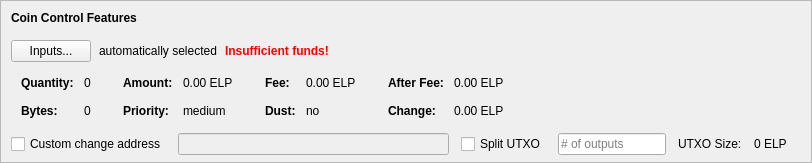
    <widget class="QFrame" name="frameCoinControl">
     <property name="sizePolicy">
      <sizepolicy hsizetype="Expanding" vsizetype="Expanding">
       <horstretch>0</horstretch>
       <verstretch>0</verstretch>
      </sizepolicy>
     </property>
     <property name="maximumSize">
      <size>
       <width>16777215</width>
       <height>16777215</height>
      </size>
     </property>
     <property name="frameShape">
      <enum>QFrame::StyledPanel</enum>
     </property>
     <property name="frameShadow">
      <enum>QFrame::Sunken</enum>
     </property>
     <layout class="QVBoxLayout" name="verticalLayoutCoinControl2">
      <property name="spacing">
       <number>0</number>
      </property>
      <property name="leftMargin">
       <number>0</number>
      </property>
      <property name="topMargin">
       <number>0</number>
      </property>
      <property name="rightMargin">
       <number>0</number>
      </property>
      <property name="bottomMargin">
       <number>6</number>
      </property>
      <item>
       <layout class="QVBoxLayout" name="verticalLayoutCoinControl" stretch="0,0,0,0,1">
        <property name="spacing">
         <number>0</number>
        </property>
        <property name="leftMargin">
         <number>10</number>
        </property>
        <property name="topMargin">
         <number>10</number>
        </property>
        <item>
         <layout class="QHBoxLayout" name="horizontalLayoutCoinControl1">
          <property name="bottomMargin">
           <number>15</number>
          </property>
          <item>
           <widget class="QLabel" name="labelCoinControlFeatures">
            <property name="sizePolicy">
             <sizepolicy hsizetype="Preferred" vsizetype="Maximum">
              <horstretch>0</horstretch>
              <verstretch>0</verstretch>
             </sizepolicy>
            </property>
            <property name="font">
             <font>
              <weight>75</weight>
              <bold>true</bold>
             </font>
            </property>
            <property name="styleSheet">
             <string notr="true">font-weight:bold;</string>
            </property>
            <property name="text">
             <string>Coin Control Features</string>
            </property>
           </widget>
          </item>
         </layout>
        </item>
        <item>
         <layout class="QHBoxLayout" name="horizontalLayoutCoinControl2" stretch="0,0,0,0">
          <property name="spacing">
           <number>8</number>
          </property>
          <property name="bottomMargin">
           <number>10</number>
          </property>
          <item>
           <widget class="QPushButton" name="pushButtonCoinControl">
            <property name="styleSheet">
             <string notr="true"/>
            </property>
            <property name="text">
             <string>Inputs...</string>
            </property>
            <property name="autoDefault">
             <bool>false</bool>
            </property>
           </widget>
          </item>
          <item>
           <widget class="QLabel" name="labelCoinControlAutomaticallySelected">
            <property name="text">
             <string>automatically selected</string>
            </property>
            <property name="margin">
             <number>5</number>
            </property>
           </widget>
          </item>
          <item>
           <widget class="QLabel" name="labelCoinControlInsuffFunds">
            <property name="font">
             <font>
              <weight>75</weight>
              <bold>true</bold>
             </font>
            </property>
            <property name="styleSheet">
             <string notr="true">color:red;font-weight:bold;</string>
            </property>
            <property name="text">
             <string>Insufficient funds!</string>
            </property>
            <property name="margin">
             <number>5</number>
            </property>
           </widget>
          </item>
          <item>
           <spacer name="horizontalSpacerCoinControl">
            <property name="orientation">
             <enum>Qt::Horizontal</enum>
            </property>
            <property name="sizeHint" stdset="0">
             <size>
              <width>40</width>
              <height>1</height>
             </size>
            </property>
           </spacer>
          </item>
         </layout>
        </item>
        <item>
         <widget class="QWidget" name="widgetCoinControl" native="true">
          <property name="sizePolicy">
           <sizepolicy hsizetype="Preferred" vsizetype="Preferred">
            <horstretch>0</horstretch>
            <verstretch>0</verstretch>
           </sizepolicy>
          </property>
          <property name="minimumSize">
           <size>
            <width>0</width>
            <height>0</height>
           </size>
          </property>
          <property name="styleSheet">
           <string notr="true"/>
          </property>
          <layout class="QHBoxLayout" name="horizontalLayoutCoinControl5">
           <property name="leftMargin">
            <number>0</number>
           </property>
           <property name="topMargin">
            <number>0</number>
           </property>
           <property name="rightMargin">
            <number>0</number>
           </property>
           <property name="bottomMargin">
            <number>0</number>
           </property>
           <item>
            <layout class="QHBoxLayout" name="horizontalLayoutCoinControl3" stretch="0,0,0,1">
             <property name="spacing">
              <number>20</number>
             </property>
             <property name="topMargin">
              <number>0</number>
             </property>
             <property name="bottomMargin">
              <number>10</number>
             </property>
             <item>
              <layout class="QFormLayout" name="formLayoutCoinControl1">
               <property name="horizontalSpacing">
                <number>10</number>
               </property>
               <property name="verticalSpacing">
                <number>14</number>
               </property>
               <property name="leftMargin">
                <number>10</number>
               </property>
               <property name="topMargin">
                <number>4</number>
               </property>
               <property name="rightMargin">
                <number>6</number>
               </property>
               <item row="0" column="0">
                <widget class="QLabel" name="labelCoinControlQuantityText">
                 <property name="font">
                  <font>
                   <weight>75</weight>
                   <bold>true</bold>
                  </font>
                 </property>
                 <property name="text">
                  <string>Quantity:</string>
                 </property>
                 <property name="margin">
                  <number>0</number>
                 </property>
                </widget>
               </item>
               <item row="0" column="1">
                <widget class="QLabel" name="labelCoinControlQuantity">
                 <property name="cursor">
                  <cursorShape>IBeamCursor</cursorShape>
                 </property>
                 <property name="contextMenuPolicy">
                  <enum>Qt::ActionsContextMenu</enum>
                 </property>
                 <property name="text">
                  <string notr="true">0</string>
                 </property>
                 <property name="margin">
                  <number>0</number>
                 </property>
                 <property name="textInteractionFlags">
                  <set>Qt::LinksAccessibleByMouse|Qt::TextSelectableByKeyboard|Qt::TextSelectableByMouse</set>
                 </property>
                </widget>
               </item>
               <item row="1" column="0">
                <widget class="QLabel" name="labelCoinControlBytesText">
                 <property name="font">
                  <font>
                   <weight>75</weight>
                   <bold>true</bold>
                  </font>
                 </property>
                 <property name="text">
                  <string>Bytes:</string>
                 </property>
                </widget>
               </item>
               <item row="1" column="1">
                <widget class="QLabel" name="labelCoinControlBytes">
                 <property name="cursor">
                  <cursorShape>IBeamCursor</cursorShape>
                 </property>
                 <property name="contextMenuPolicy">
                  <enum>Qt::ActionsContextMenu</enum>
                 </property>
                 <property name="text">
                  <string notr="true">0</string>
                 </property>
                 <property name="textInteractionFlags">
                  <set>Qt::LinksAccessibleByMouse|Qt::TextSelectableByKeyboard|Qt::TextSelectableByMouse</set>
                 </property>
                </widget>
               </item>
              </layout>
             </item>
             <item>
              <layout class="QFormLayout" name="formLayoutCoinControl2">
               <property name="horizontalSpacing">
                <number>10</number>
               </property>
               <property name="verticalSpacing">
                <number>14</number>
               </property>
               <property name="leftMargin">
                <number>6</number>
               </property>
               <property name="topMargin">
                <number>4</number>
               </property>
               <property name="rightMargin">
                <number>6</number>
               </property>
               <item row="0" column="0">
                <widget class="QLabel" name="labelCoinControlAmountText">
                 <property name="font">
                  <font>
                   <weight>75</weight>
                   <bold>true</bold>
                  </font>
                 </property>
                 <property name="text">
                  <string>Amount:</string>
                 </property>
                 <property name="margin">
                  <number>0</number>
                 </property>
                </widget>
               </item>
               <item row="0" column="1">
                <widget class="QLabel" name="labelCoinControlAmount">
                 <property name="cursor">
                  <cursorShape>IBeamCursor</cursorShape>
                 </property>
                 <property name="contextMenuPolicy">
                  <enum>Qt::ActionsContextMenu</enum>
                 </property>
                 <property name="text">
                  <string notr="true">0.00 ELP</string>
                 </property>
                 <property name="textInteractionFlags">
                  <set>Qt::LinksAccessibleByMouse|Qt::TextSelectableByKeyboard|Qt::TextSelectableByMouse</set>
                 </property>
                </widget>
               </item>
               <item row="1" column="0">
                <widget class="QLabel" name="labelCoinControlPriorityText">
                 <property name="font">
                  <font>
                   <weight>75</weight>
                   <bold>true</bold>
                  </font>
                 </property>
                 <property name="text">
                  <string>Priority:</string>
                 </property>
                </widget>
               </item>
               <item row="1" column="1">
                <widget class="QLabel" name="labelCoinControlPriority">
                 <property name="cursor">
                  <cursorShape>IBeamCursor</cursorShape>
                 </property>
                 <property name="contextMenuPolicy">
                  <enum>Qt::ActionsContextMenu</enum>
                 </property>
                 <property name="text">
                  <string>medium</string>
                 </property>
                 <property name="textInteractionFlags">
                  <set>Qt::LinksAccessibleByMouse|Qt::TextSelectableByKeyboard|Qt::TextSelectableByMouse</set>
                 </property>
                </widget>
               </item>
              </layout>
             </item>
             <item>
              <layout class="QFormLayout" name="formLayoutCoinControl3">
               <property name="horizontalSpacing">
                <number>10</number>
               </property>
               <property name="verticalSpacing">
                <number>14</number>
               </property>
               <property name="leftMargin">
                <number>6</number>
               </property>
               <property name="topMargin">
                <number>4</number>
               </property>
               <property name="rightMargin">
                <number>6</number>
               </property>
               <item row="0" column="0">
                <widget class="QLabel" name="labelCoinControlFeeText">
                 <property name="font">
                  <font>
                   <weight>75</weight>
                   <bold>true</bold>
                  </font>
                 </property>
                 <property name="text">
                  <string>Fee:</string>
                 </property>
                 <property name="margin">
                  <number>0</number>
                 </property>
                </widget>
               </item>
               <item row="0" column="1">
                <widget class="QLabel" name="labelCoinControlFee">
                 <property name="cursor">
                  <cursorShape>IBeamCursor</cursorShape>
                 </property>
                 <property name="contextMenuPolicy">
                  <enum>Qt::ActionsContextMenu</enum>
                 </property>
                 <property name="text">
                  <string notr="true">0.00 ELP</string>
                 </property>
                 <property name="textInteractionFlags">
                  <set>Qt::LinksAccessibleByMouse|Qt::TextSelectableByKeyboard|Qt::TextSelectableByMouse</set>
                 </property>
                </widget>
               </item>
               <item row="1" column="0">
                <widget class="QLabel" name="labelCoinControlLowOutputText">
                 <property name="font">
                  <font>
                   <weight>75</weight>
                   <bold>true</bold>
                  </font>
                 </property>
                 <property name="text">
                  <string>Dust:</string>
                 </property>
                </widget>
               </item>
               <item row="1" column="1">
                <widget class="QLabel" name="labelCoinControlLowOutput">
                 <property name="cursor">
                  <cursorShape>IBeamCursor</cursorShape>
                 </property>
                 <property name="contextMenuPolicy">
                  <enum>Qt::ActionsContextMenu</enum>
                 </property>
                 <property name="text">
                  <string>no</string>
                 </property>
                 <property name="textInteractionFlags">
                  <set>Qt::LinksAccessibleByMouse|Qt::TextSelectableByKeyboard|Qt::TextSelectableByMouse</set>
                 </property>
                </widget>
               </item>
              </layout>
             </item>
             <item>
              <layout class="QFormLayout" name="formLayoutCoinControl4">
               <property name="horizontalSpacing">
                <number>10</number>
               </property>
               <property name="verticalSpacing">
                <number>14</number>
               </property>
               <property name="leftMargin">
                <number>6</number>
               </property>
               <property name="topMargin">
                <number>4</number>
               </property>
               <property name="rightMargin">
                <number>6</number>
               </property>
               <item row="0" column="0">
                <widget class="QLabel" name="labelCoinControlAfterFeeText">
                 <property name="font">
                  <font>
                   <weight>75</weight>
                   <bold>true</bold>
                  </font>
                 </property>
                 <property name="text">
                  <string>After Fee:</string>
                 </property>
                 <property name="margin">
                  <number>0</number>
                 </property>
                </widget>
               </item>
               <item row="0" column="1">
                <widget class="QLabel" name="labelCoinControlAfterFee">
                 <property name="cursor">
                  <cursorShape>IBeamCursor</cursorShape>
                 </property>
                 <property name="contextMenuPolicy">
                  <enum>Qt::ActionsContextMenu</enum>
                 </property>
                 <property name="text">
                  <string notr="true">0.00 ELP</string>
                 </property>
                 <property name="textInteractionFlags">
                  <set>Qt::LinksAccessibleByMouse|Qt::TextSelectableByKeyboard|Qt::TextSelectableByMouse</set>
                 </property>
                </widget>
               </item>
               <item row="1" column="0">
                <widget class="QLabel" name="labelCoinControlChangeText">
                 <property name="font">
                  <font>
                   <weight>75</weight>
                   <bold>true</bold>
                  </font>
                 </property>
                 <property name="text">
                  <string>Change:</string>
                 </property>
                </widget>
               </item>
               <item row="1" column="1">
                <widget class="QLabel" name="labelCoinControlChange">
                 <property name="cursor">
                  <cursorShape>IBeamCursor</cursorShape>
                 </property>
                 <property name="contextMenuPolicy">
                  <enum>Qt::ActionsContextMenu</enum>
                 </property>
                 <property name="text">
                  <string notr="true">0.00 ELP</string>
                 </property>
                 <property name="textInteractionFlags">
                  <set>Qt::LinksAccessibleByMouse|Qt::TextSelectableByKeyboard|Qt::TextSelectableByMouse</set>
                 </property>
                </widget>
               </item>
              </layout>
             </item>
            </layout>
           </item>
          </layout>
         </widget>
        </item>
        <item>
         <layout class="QHBoxLayout" name="horizontalLayoutCoinControl4" stretch="0,0,0,0,0,0,0">
          <property name="spacing">
           <number>12</number>
          </property>
          <property name="sizeConstraint">
           <enum>QLayout::SetDefaultConstraint</enum>
          </property>
          <property name="topMargin">
           <number>5</number>
          </property>
          <property name="rightMargin">
           <number>5</number>
          </property>
          <item>
           <widget class="QCheckBox" name="checkBoxCoinControlChange">
            <property name="toolTip">
             <string>If this is activated, but the change address is empty or invalid, change will be sent to a newly generated address.</string>
            </property>
            <property name="text">
             <string>Custom change address</string>
            </property>
           </widget>
          </item>
          <item>
           <widget class="QValidatedLineEdit" name="lineEditCoinControlChange">
            <property name="enabled">
             <bool>false</bool>
            </property>
            <property name="sizePolicy">
             <sizepolicy hsizetype="Expanding" vsizetype="Fixed">
              <horstretch>0</horstretch>
              <verstretch>0</verstretch>
             </sizepolicy>
            </property>
           </widget>
          </item>
          <item>
           <widget class="QCheckBox" name="splitBlockCheckBox">
            <property name="text">
             <string>Split UTXO</string>
            </property>
           </widget>
          </item>
          <item>
           <widget class="QLineEdit" name="splitBlockLineEdit">
            <property name="sizePolicy">
             <sizepolicy hsizetype="Fixed" vsizetype="Fixed">
              <horstretch>50</horstretch>
              <verstretch>0</verstretch>
             </sizepolicy>
            </property>
            <property name="placeholderText">
             <string># of outputs</string>
            </property>
           </widget>
          </item>
          <item>
           <widget class="QLabel" name="labelBlockSizeText">
            <property name="text">
             <string>UTXO Size:</string>
            </property>
           </widget>
          </item>
          <item>
           <widget class="QLabel" name="labelBlockSize">
            <property name="text">
             <string>0 ELP</string>
            </property>
           </widget>
          </item>
          <item>
           <widget class="QLabel" name="labelCoinControlChangeLabel">
            <property name="sizePolicy">
             <sizepolicy hsizetype="Preferred" vsizetype="Expanding">
              <horstretch>0</horstretch>
              <verstretch>0</verstretch>
             </sizepolicy>
            </property>
            <property name="minimumSize">
             <size>
              <width>0</width>
              <height>0</height>
             </size>
            </property>
            <property name="text">
             <string/>
            </property>
            <property name="margin">
             <number>3</number>
            </property>
           </widget>
          </item>
         </layout>
        </item>
        <item>
         <spacer name="verticalSpacerCoinControl">
          <property name="orientation">
           <enum>Qt::Vertical</enum>
          </property>
          <property name="sizeHint" stdset="0">
           <size>
            <width>800</width>
            <height>1</height>
           </size>
          </property>
         </spacer>
        </item>
       </layout>
      </item>
     </layout>
    </widget>
